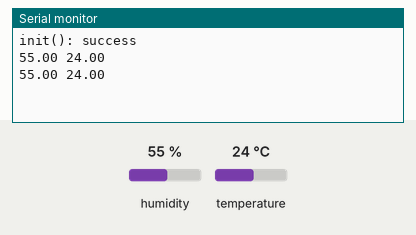
The sketch below on a simulated Arduino Uno, built with avr-gcc and run on an emulated ATmega328P. Shown: the last lines printed to the serial monitor. The test bench sets the inputs (shaded band); at power-on: humidity 55 %, temperature 24 °C.

Above: at 2.2 s.
2.3 s: humidity set to 22 %
At 3.6 s:
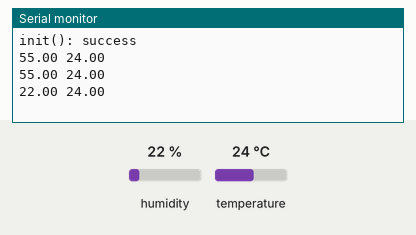
3.8 s: temperature set to 12 °C
At 4.5 s:
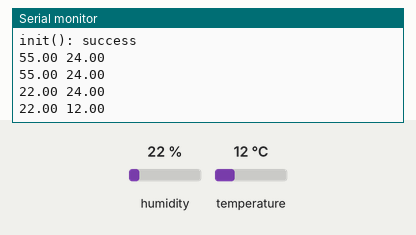
5.3 s: humidity set to 40 %
At 6.7 s:
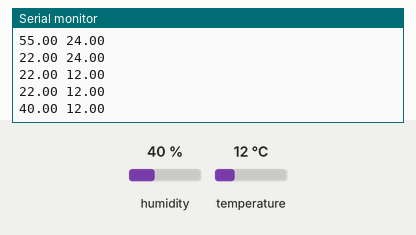
Timing chart, 0 to 8.3 s (numbered marks = the images above; inputs shaded):
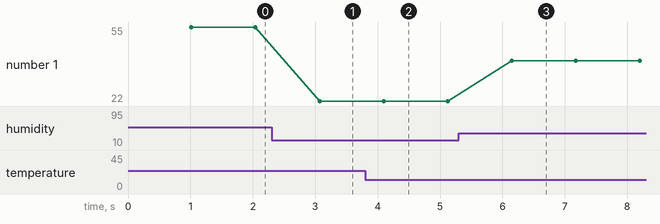

The sketch:

task-3.5.3.1-2.ino
```cpp
#include <Wire.h>
#include "SHTSensor.h"
SHTSensor sht; // To use a specific sensor instead of probing the bus use this command: // SHTSensor sht(SHTSensor::SHT3X);

void setup() {
  Wire.begin();
  Serial.begin(9600);
  delay(1000); // let serial console settle
  if (sht.init()) {
    Serial.print("init(): success\n");
  } else {
    Serial.print("init(): failed\n");
  }
  sht.setAccuracy(SHTSensor::SHT_ACCURACY_MEDIUM); // only supported by SHT3x
}

void loop() {
  if (sht.readSample()) {
    Serial.print(sht.getHumidity(), 2);
    Serial.print(" ");
    Serial.println(sht.getTemperature(), 2);
  } else {
    Serial.print("Error in readSample()\n");
  }
  delay(1000);
}
```

Measured:
- after the input at 2.3 s, the serial monitor: prints a new line after 0.77 s (image 1)
- after the input at 3.8 s, the serial monitor: prints a new line after 0.29 s (image 2)
- after the input at 5.3 s, the serial monitor: prints a new line after 0.85 s (image 3)
- plotted number 1: 55 → 22 after the input at 2.3 s, 22 → 40 after the input at 5.3 s
